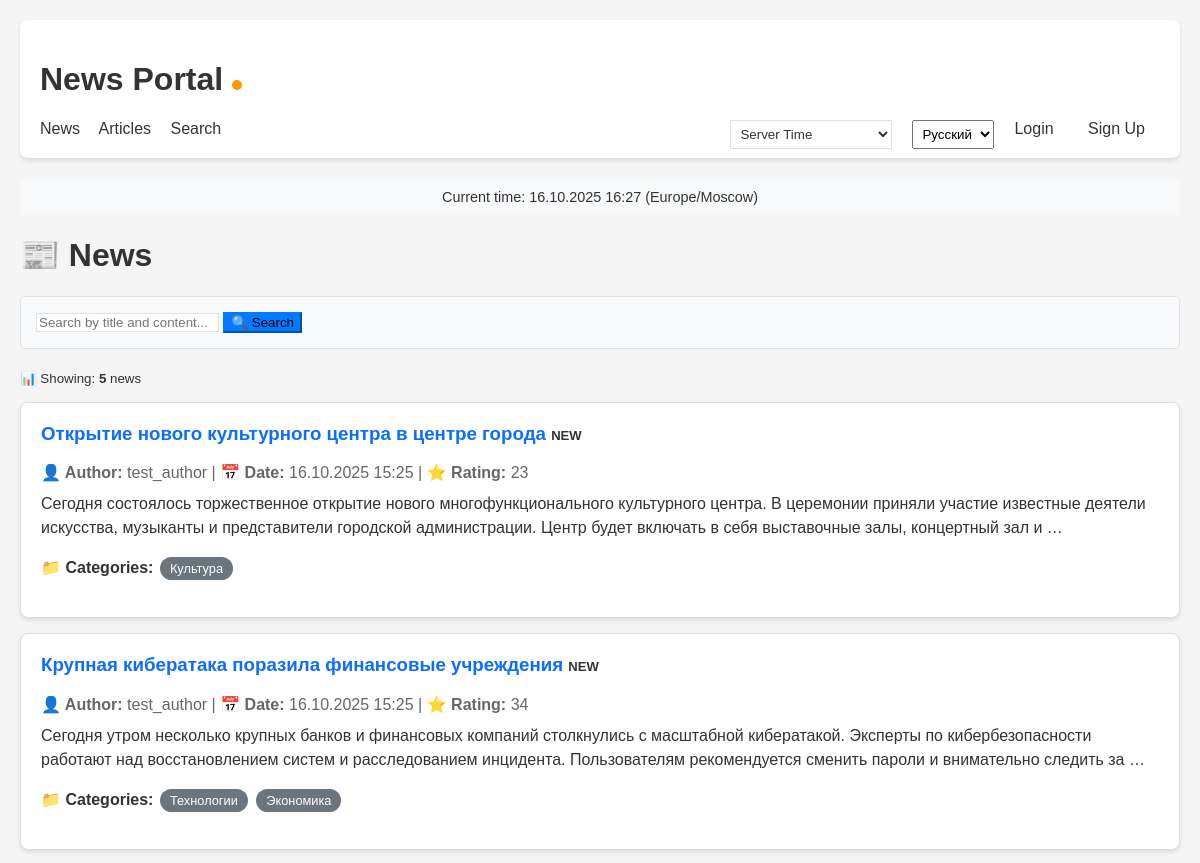
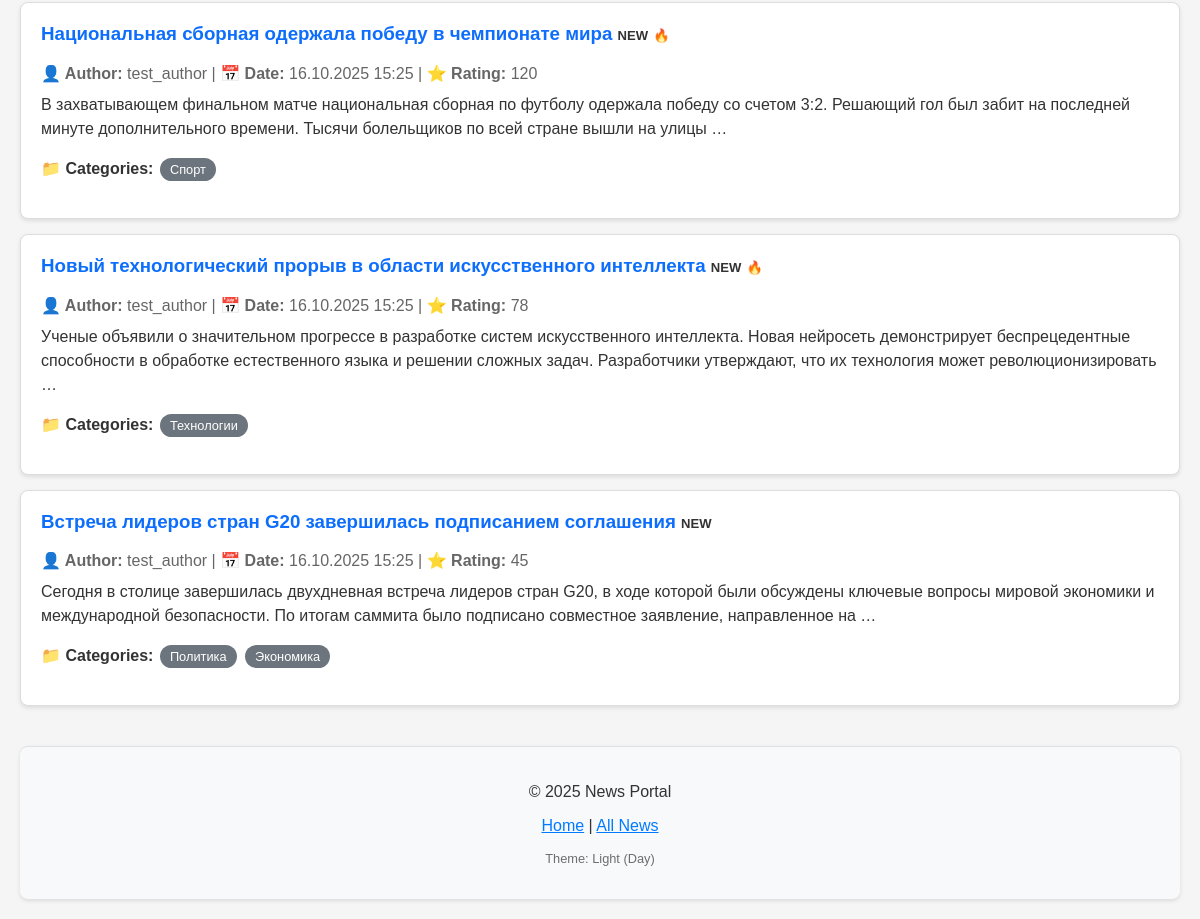
Page /news/ on the committed database (2 pictures, top to bottom).
### news/models.py (models this page shows, shortened)
class Post(models.Model):
    ARTICLE = 'AR'
    NEWS = 'NW'
    POST_TYPES = [
        (ARTICLE, _('Article')),
        (NEWS, _('News')),
    ]
    author = models.ForeignKey(
        Author,
        on_delete=models.CASCADE,
        verbose_name=_('Author')
    )
    post_type = models.CharField(
        max_length=2,
        choices=POST_TYPES,
        verbose_name=_('Post type')
    )
    created_at = models.DateTimeField(
        auto_now_add=True,
        verbose_name=_('Created at')
    )
    updated_at = models.DateTimeField(
        auto_now=True,
        verbose_name=_('Updated at')
    )
    categories = models.ManyToManyField(
        Category,
        through='PostCategory',
        verbose_name=_('Categories'),
        blank=True  # Добавляем blank=True
    )
    title = models.CharField(
        max_length=200,
        verbose_name=_('Title')
    )
    content = models.TextField(verbose_name=_('Content'))
    rating = models.IntegerField(
        default=0,
        verbose_name=_('Rating')
    )
    is_published = models.BooleanField(
        default=True,
        verbose_name=_('Is published')
    )
    @property
    def is_recent(self):
        return (timezone.now() - self.created_at).days < 7
    class Meta:
        verbose_name = _('Post')
        verbose_name_plural = _('Posts')
        ordering = ['-created_at']

class Author(models.Model):
    user = models.OneToOneField(User, on_delete=models.CASCADE, verbose_name=_('User'))
    rating = models.IntegerField(default=0, verbose_name=_('Rating'))
    class Meta:
        verbose_name = _('Author')
        verbose_name_plural = _('Authors')

class Category(models.Model):
    name = models.CharField(max_length=100, unique=True, verbose_name=_('Name'))
    subscribers = models.ManyToManyField(
        User,
        through='Subscription',
        related_name='subscribed_categories',
        blank=True,
        verbose_name=_('Subscribers')
    )
    class Meta:
        verbose_name = _('Category')
        verbose_name_plural = _('Categories')

### news/views.py (the view)
# urls.py: path('', views.NewsList.as_view(), name='news_list'),
class NewsList(ListView):
    model = Post
    template_name = 'news/news_list.html'
    context_object_name = 'posts'
    paginate_by = 10
    def get_queryset(self):
        return Post.objects.filter(
            post_type='NW',
            is_published=True
        ).order_by('-created_at')
    def get_context_data(self, **kwargs):
        context = super().get_context_data(**kwargs)
        context['is_author'] = self.request.user.groups.filter(
            name='authors').exists() if self.request.user.is_authenticated else False
        context['current_time'] = timezone.now()
        context['timezones'] = COMMON_TIMEZONES
        context['total_news_count'] = Post.objects.filter(
            post_type='NW',
            is_published=True
        ).count()
        return context

### news/context_processors.py (called while the page is built)
def timezone_context(request):
    return {
        'current_time': timezone.now(),
        'timezones': pytz.common_timezones,
    }

def user_groups(request):
    return {
        'is_author': request.user.groups.filter(name='authors').exists() if request.user.is_authenticated else False
    }

### news/templatetags/censor_filters.py (called while the page is built)
@register.filter
def censor_text(value):
    if not isinstance(value, str):
        return value
    value = unescape(value)
    if '<' in value and '>' in value:
        parts = re.split(r'(<[^>]+>)', value)
        result = []
        for part in parts:
            if part.startswith('<') and part.endswith('>'):
                result.append(part)
            else:
                result.append(censor(part))
        return ''.join(result)
    else:
        return censor(value)

### templates/news/news_list.html (shortened to what this page needs)
{% extends 'default.html' %}
{% load censor_filters %}
{% load i18n %}
{% block content %}
<div class="container">
    <div class="d-flex justify-content-between align-items-center mb-4">
        <h1>📰 {% trans "News" %}</h1>
    </div>
    <div style="margin-bottom: 20px; padding: 15px; background: #f8f9fa; border-radius: 5px; border: 1px solid #dee2e6;">
        <form method="get" action="{% url 'news_search' %}">
            <div class="input-group">
                <input type="text" name="q" class="form-control" placeholder="{% trans 'Search by title and content...' %}" value="{{ request.GET.q }}">
                <button class="btn btn-primary" type="submit">🔍 {% trans "Search" %}</button>
            </div>
        </form>
    </div>
    <div style="margin-bottom: 15px;">
        <small class="text-muted">
            📊 {% trans "Showing:" %}
            <strong>
                {% if posts %}
                    {{ posts|length }}
                {% else %}
                    0
                {% endif %}
            </strong>
            {% trans "news" %}
        </small>
    </div>
    <div class="posts-container">
        {% if posts %}
            {% for post in posts %}
            <div class="news-item" style="border: 1px solid #ddd; padding: 20px; margin: 15px 0; border-radius: 8px; background: white; box-shadow: 0 2px 4px rgba(0,0,0,0.1);">
                <h3>
                    <a href="{% url 'news_detail' post.pk %}" style="color: #0d6efd; text-decoration: none;">
                        {{ post.title|censor_text }}
                    </a>
                    {% if post.is_recent %}
                    <span class="badge bg-success" style="font-size: 0.7em;">{% trans "NEW" %}</span>
                    {% endif %}
                    {% if post.rating > 50 %}
                    <span class="badge bg-warning" style="font-size: 0.7em;">🔥</span>
                    {% endif %}
                </h3>
                <div style="color: #666; margin-bottom: 10px;">
                    <strong>👤 {% trans "Author:" %}</strong>
                    {% if post.author and post.author.user %}
                        {{ post.author.user.username }}
                    {% else %}
                        {% trans "Unknown" %}
                    {% endif %}
                    |
                    <strong>📅 {% trans "Date:" %}</strong> {{ post.created_at|date:"d.m.Y H:i" }} |
                    <strong>⭐ {% trans "Rating:" %}</strong> {{ post.rating }}
                </div>
                <div style="line-height: 1.5; margin-bottom: 15px;">
                    {{ post.content|censor_text|safe|truncatewords:30 }}
                </div>
                {% if post.categories.all %}
                <div style="margin: 15px 0;">
                    <strong>📁 {% trans "Categories:" %}</strong>
                    {% for category in post.categories.all %}
                    <span style="background: #6c757d; color: white; padding: 4px 10px; border-radius: 15px; margin: 2px; display: inline-block; font-size: 0.8em;">
                        {{ category.name }}
                    </span>
                    {% endfor %}
                </div>
                {% endif %}
            </div>
            {% endfor %}
        {% endif %}
    </div>
</div>
{% endblock %}

### static/css/style.css (style rules this page uses)
body { font-family: Arial, sans-serif; margin: 0; padding: 20px; background-color: #f5f5f5; }
.news-item { background: #fff; border: 1px solid #e0e0e0; padding: 20px; margin: 15px 0; border-radius: 8px; box-shadow: 0 1px 3px rgba(0,0,0,0.1); }
.news-item h3 { margin-top: 0; color: #333; }
.news-item h3 a { text-decoration: none; color: #2c3e50; }

### templates/news/news_list.html (style rules this page uses)
.news-item { transition: all 0.3s ease; }

### rows in the picture
Post: title|censor_text "Открытие нового культурного центра в центре города", author.user.username "test_author", created_at "16.10.2025 15:25", rating "23", content|censor_text "Сегодня состоялось торжественное открытие нового многофункционального культурного центра. В церемонии приняли участие известные деятели искусства, музыканты и представители городской администрации. Центр будет включать в себя выставочные залы, концертный зал и …"
Category: name "Культура"
Post: title|censor_text "Крупная кибератака поразила финансовые учреждения", author.user.username "test_author", created_at "16.10.2025 15:25", rating "34", content|censor_text "Сегодня утром несколько крупных банков и финансовых компаний столкнулись с масштабной кибератакой. Эксперты по кибербезопасности работают над восстановлением систем и расследованием инцидента. Пользователям рекомендуется сменить пароли и внимательно следить за …"
Category: name "Технологии"
Category: name "Экономика"
Post: title|censor_text "Национальная сборная одержала победу в чемпионате мира", author.user.username "test_author", created_at "16.10.2025 15:25", rating "120", content|censor_text "В захватывающем финальном матче национальная сборная по футболу одержала победу со счетом 3:2. Решающий гол был забит на последней минуте дополнительного времени. Тысячи болельщиков по всей стране вышли на улицы …"
Category: name "Спорт"
Post: title|censor_text "Новый технологический прорыв в области искусственного интеллекта", author.user.username "test_author", created_at "16.10.2025 15:25", rating "78", content|censor_text "Ученые объявили о значительном прогрессе в разработке систем искусственного интеллекта. Новая нейросеть демонстрирует беспрецедентные способности в обработке естественного языка и решении сложных задач. Разработчики утверждают, что их технология может революционизировать …"
Post: title|censor_text "Встреча лидеров стран G20 завершилась подписанием соглашения", author.user.username "test_author", created_at "16.10.2025 15:25", rating "45", content|censor_text "Сегодня в столице завершилась двухдневная встреча лидеров стран G20, в ходе которой были обсуждены ключевые вопросы мировой экономики и международной безопасности. По итогам саммита было подписано совместное заявление, направленное на …"
Category: name "Политика"

### other values in the picture
{{ TIME_ZONE|default:"UTC" }} "Europe/Moscow"
{{ posts|length }} "5"
